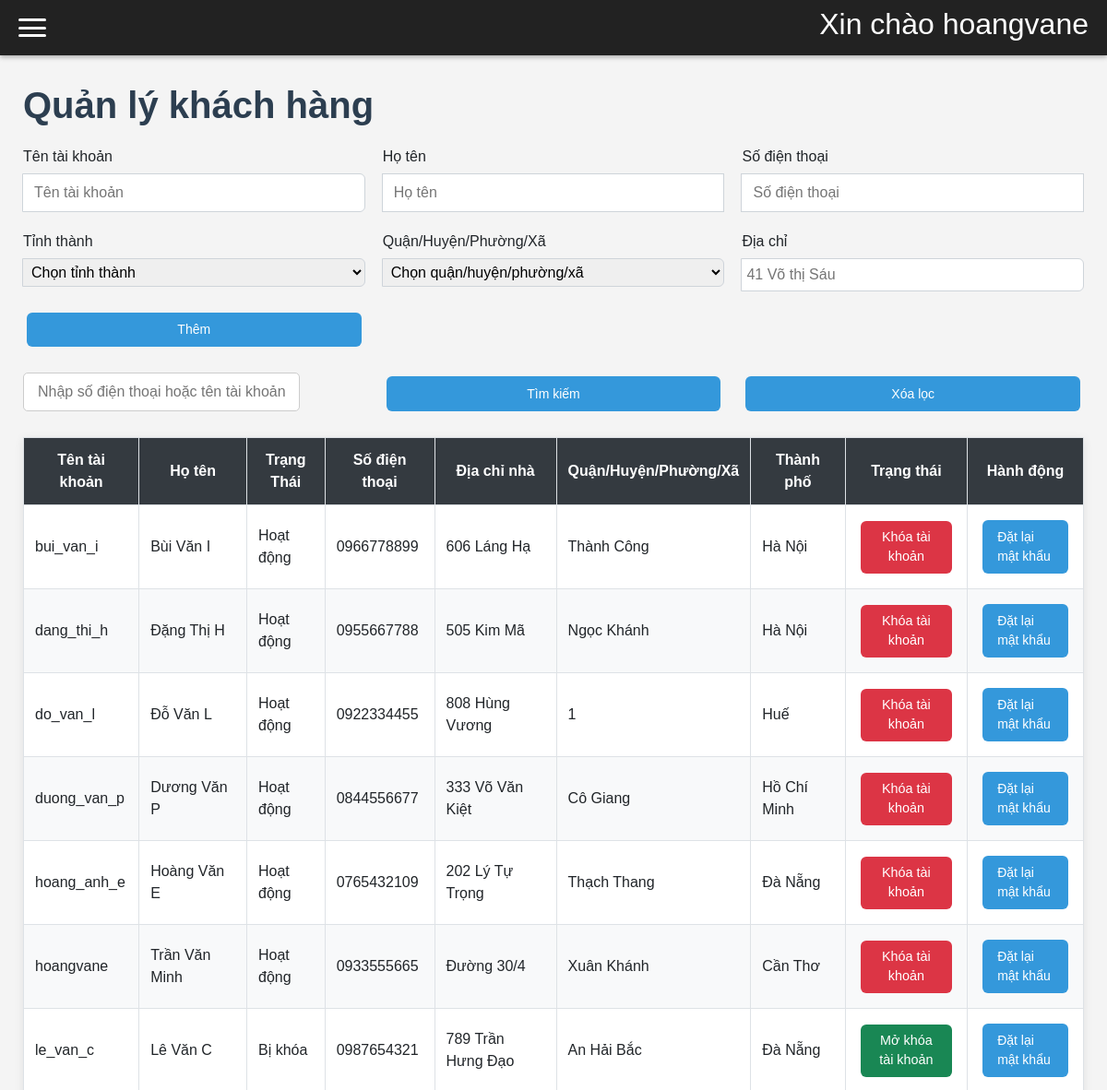
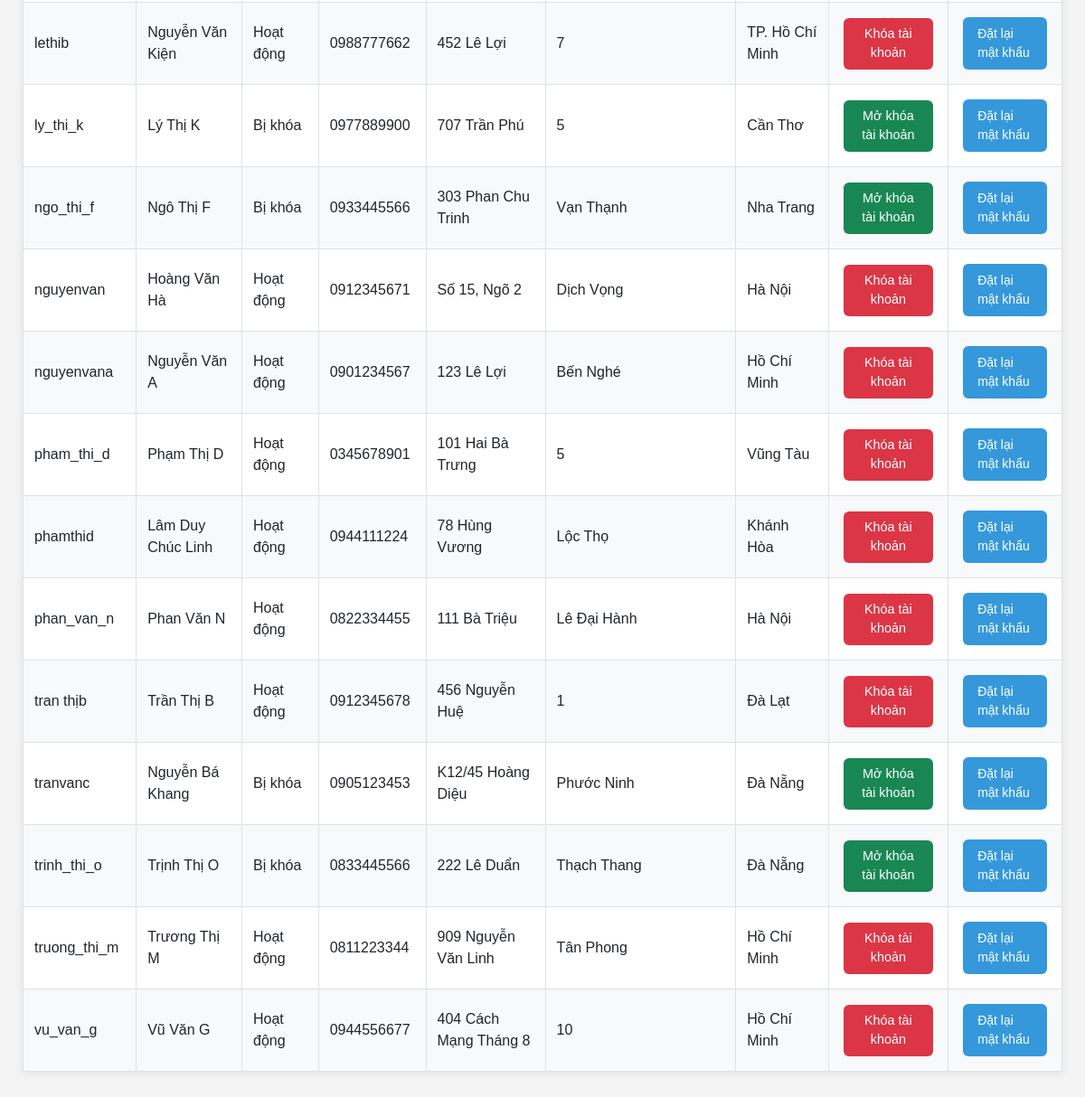
Page /admin.php?page=khachhang (signed in) on the committed database (2 pictures, top to bottom).
### tables this page shows
CREATE TABLE khachhang(
    username varchar(50) primary key not null unique,
    hoten varchar(50) not null,
    trangthaitk varchar(20) not null,
    SDT varchar (10) not null,
    diachinha varchar(225) not null,
    phuong varchar(255) not null,
    thanhpho varchar(255) not null,
    matkhau varchar(225) not null
);

### khachhang.php (the view, shortened to what this page needs)
<?php
require_once 'db.php';
?>
<!DOCTYPE html>
<html lang="vi">
<head>
     <link href="https://cdn.jsdelivr.net/npm/bootstrap@5.3.3/dist/css/bootstrap.min.css" rel="stylesheet">
</head>
<body>
        <h1>Quản lý khách hàng</h1>
    <form class='form-row' method='POST' id="formKhachHang" onsubmit="return validateAll()">
        <div class='input-group'>
            <label>Tên tài khoản</label>
            <input type='text' name='username' id='username' placeholder='Tên tài khoản' required>
        </div>
        <div class='input-group'>
            <label>Họ tên</label>
            <input type='text' name='hoten' id='hoten' placeholder='Họ tên' required>
        </div>
        <div class='input-group'>
            <label>Số điện thoại</label>
            <input id='sdt' type='text' name='sdt' placeholder='Số điện thoại' required>
        </div>
        <div class='input-group'>
            <label>Tỉnh thành</label>
            <select id='thanhpho' name='thanhpho' required style='padding:5px'>
                <option value=''>Chọn tỉnh thành</option>
            </select>
        </div>
        <div class='input-group'>
            <label>Quận/Huyện/Phường/Xã</label>
            <select id='phuong' name='phuong' required style='padding:5px'>
                <option value=''>Chọn quận/huyện/phường/xã</option>
            </select>
        </div>
        <div class='input-group'>
            <label>Địa chỉ</label>
            <input type='text' name='diachinha' placeholder='41 Võ thị Sáu' required style='padding:5px'>
        </div>
        <button type='submit' name='btn_them'  class="btn-filter" >Thêm</button>
    </form>
        <form method="GET" action="admin.php" class='form-row' onsubmit="event.preventDefault(); locKhachHang();">
            <div class='input-group'>
            <input type="text" name="search" id='input_search'
                placeholder="Nhập số điện thoại hoặc tên tài khoản..."
                value="<?php echo isset($_GET['search']) ? htmlspecialchars($_GET['search']) : ''; ?>"
                style="padding: 8px 15px; border: 1px solid #ccc; border-radius: 5px; width: 300px;">
            </div>
            <button type="submit" onclick="locKhachHang()" class="btn-filter">Tìm kiếm</button>
            <a href="admin.php?page=khachhang"
            class="btn-filter"
            style="text-decoration: none; display: inline-flex; align-items: center; justify-content: center; height: 38px; min-width: 80px; vertical-align: middle;">
            Xóa lọc
            </a>
        </form>
    <?php
    $sql = "SELECT * FROM khachhang";
    $rs = mysqli_query($conn, $sql);
?>
<table id="main-table">
    <thead>
        <tr>
            <th>Tên tài khoản</th>
            <th>Họ tên</th>
            <th>Trạng Thái</th>
            <th>Số điện thoại</th>
            <th>Địa chỉ nhà</th>
            <th>Quận/Huyện/Phường/Xã</th>
            <th>Thành phố</th>
            <th>Trạng thái</th>
            <th>Hành động</th>
        </tr>
    </thead>
    <tbody id="table-body">
    <?php while ($row = mysqli_fetch_assoc($rs)):
        $isLocked = ($row['trangthaitk'] == 'Bị khóa');
        $btn_lock_logic = $isLocked
            ? "<a href='admin.php?page=khachhang&action=mo&id={$row['username']}' onclick=\"return confirm('Mở khóa?')\" class='btn btn-unlock'>Mở khóa tài khoản</a>"
            : "<a href='admin.php?page=khachhang&action=khoa&id={$row['username']}' onclick=\"return confirm('Khóa?')\" class='btn btn-lock'>Khóa tài khoản</a>";
    ?>
        <tr>
            <td data-label="Tên tài khoản"><?php echo $row['username']; ?></td>
            <td data-label="Họ tên"><?php echo $row['hoten']; ?></td>
            <td data-label="Trạng thái tài khoản"><?php echo $row['trangthaitk']; ?></td>
            <td data-label="Số điện thoại"><?php echo $row['SDT']; ?></td>
            <td data-label="Địa chỉ nhà"><?php echo $row['diachinha']; ?></td>
            <td data-label="Quận/Huyện"><?php echo $row['phuong']; ?></td>
            <td data-label="Thành phố"><?php echo $row['thanhpho']; ?></td>
            <td data-label="Khóa/Mở"><?php echo $btn_lock_logic; ?></td>
            <td data-label="Mật khẩu">
                <a href="admin.php?page=khachhang&action=reset&id=<?php echo $row['username']; ?>" onclick="return confirm('Đặt lại mật khẩu?')" class="btn-filter">Đặt lại mật khẩu</a>
            </td>
        </tr>
    <?php endwhile; ?>
    </tbody>
</table>

### admin.php (style rules this page uses)
* { margin: 0; padding: 0; box-sizing: border-box; }
body { font-family: Arial, sans-serif; background: #f4f4f4; min-height: 100vh; }

### khachhang.php (style rules this page uses)
body { font-family: Arial, sans-serif; background: #f4f4f4; min-height: 100vh; }
h1 { color: #2c3e50; margin-bottom: 20px; font-weight: bold; }
.form-row { display: grid; grid-template-columns: repeat(auto-fit, minmax(280px, 1fr)); gap: 1.2rem; margin-bottom: 1.5rem; }
.input-group { display: flex; flex-direction: column; }
.input-group label { margin-bottom: 0.4rem; font-weight: 500; }
.input-group input, .input-group select { padding: 8px 12px; border: 1px solid #ced4da; border-radius: 6px; font-size: 1rem; }
.btn-filter { display:inline-block; padding:8px 16px; background:#3498db; color:white; border-radius:6px; text-decoration:none; font-size:14px; transition:0.2s; border:none; cursor:pointer; }
.btn-lock { background: #dc3545; color: white; padding: 6px 12px; border-radius: 6px; text-decoration: none; font-size: 0.9rem; }
.btn-unlock { background: #198754; color: white; padding: 6px 12px; border-radius: 6px; text-decoration: none; font-size: 0.9rem; }
.btn-filter, .btn-lock, .btn-unlock { display: inline-block; margin: 4px; }
table { width: 100%; border-collapse: collapse; background: white; box-shadow: 0 2px 10px rgba(0,0,0,0.08); margin-top: 1.5rem; }
table th, table td { padding: 12px; text-align: left; border: 1px solid #dee2e6; }
table th { background: #343a40; color: white; text-align: center; }
table tr:nth-child(even) { background: #f8f9fa; }

### rows in the picture
khachhang: username "bui_van_i", hoten "Bùi Văn I", trangthaitk "Hoạt động", SDT "0966778899", diachinha "606 Láng Hạ", phuong "Thành Công", thanhpho "Hà Nội"
khachhang: username "dang_thi_h", hoten "Đặng Thị H", trangthaitk "Hoạt động", SDT "0955667788", diachinha "505 Kim Mã", phuong "Ngọc Khánh", thanhpho "Hà Nội"
khachhang: username "do_van_l", hoten "Đỗ Văn L", trangthaitk "Hoạt động", SDT "0922334455", diachinha "808 Hùng Vương", phuong "1", thanhpho "Huế"
khachhang: username "duong_van_p", hoten "Dương Văn P", trangthaitk "Hoạt động", SDT "0844556677", diachinha "333 Võ Văn Kiệt", phuong "Cô Giang", thanhpho "Hồ Chí Minh"
khachhang: username "hoang_anh_e", hoten "Hoàng Văn E", trangthaitk "Hoạt động", SDT "0765432109", diachinha "202 Lý Tự Trọng", phuong "Thạch Thang", thanhpho "Đà Nẵng"
khachhang: username "hoangvane", hoten "Trần Văn Minh", trangthaitk "Hoạt động", SDT "0933555665", diachinha "Đường 30/4", phuong "Xuân Khánh", thanhpho "Cần Thơ"
khachhang: username "le_van_c", hoten "Lê Văn C", trangthaitk "Bị khóa", SDT "0987654321", diachinha "789 Trần Hưng Đạo", phuong "An Hải Bắc", thanhpho "Đà Nẵng"
khachhang: username "lethib", hoten "Nguyễn Văn Kiện", trangthaitk "Hoạt động", SDT "0988777662", diachinha "452 Lê Lợi", phuong "7", thanhpho "TP. Hồ Chí Minh"
khachhang: username "ly_thi_k", hoten "Lý Thị K", trangthaitk "Bị khóa", SDT "0977889900", diachinha "707 Trần Phú", phuong "5", thanhpho "Cần Thơ"
khachhang: username "ngo_thi_f", hoten "Ngô Thị F", trangthaitk "Bị khóa", SDT "0933445566", diachinha "303 Phan Chu Trinh", phuong "Vạn Thạnh", thanhpho "Nha Trang"
khachhang: username "nguyenvan", hoten "Hoàng Văn Hà", trangthaitk "Hoạt động", SDT "0912345671", diachinha "Số 15, Ngõ 2", phuong "Dịch Vọng", thanhpho "Hà Nội"
khachhang: username "nguyenvana", hoten "Nguyễn Văn A", trangthaitk "Hoạt động", SDT "0901234567", diachinha "123 Lê Lợi", phuong "Bến Nghé", thanhpho "Hồ Chí Minh"
khachhang: username "pham_thi_d", hoten "Phạm Thị D", trangthaitk "Hoạt động", SDT "0345678901", diachinha "101 Hai Bà Trưng", phuong "5", thanhpho "Vũng Tàu"
khachhang: username "phamthid", hoten "Lâm Duy Chúc Linh", trangthaitk "Hoạt động", SDT "0944111224", diachinha "78 Hùng Vương", phuong "Lộc Thọ", thanhpho "Khánh Hòa"
khachhang: username "phan_van_n", hoten "Phan Văn N", trangthaitk "Hoạt động", SDT "0822334455", diachinha "111 Bà Triệu", phuong "Lê Đại Hành", thanhpho "Hà Nội"
khachhang: username "tran thịb", hoten "Trần Thị B", trangthaitk "Hoạt động", SDT "0912345678", diachinha "456 Nguyễn Huệ", phuong "1", thanhpho "Đà Lạt"
khachhang: username "tranvanc", hoten "Nguyễn Bá Khang", trangthaitk "Bị khóa", SDT "0905123453", diachinha "K12/45 Hoàng Diệu", phuong "Phước Ninh", thanhpho "Đà Nẵng"
khachhang: username "trinh_thi_o", hoten "Trịnh Thị O", trangthaitk "Bị khóa", SDT "0833445566", diachinha "222 Lê Duẩn", phuong "Thạch Thang", thanhpho "Đà Nẵng"
khachhang: username "truong_thi_m", hoten "Trương Thị M", trangthaitk "Hoạt động", SDT "0811223344", diachinha "909 Nguyễn Văn Linh", phuong "Tân Phong", thanhpho "Hồ Chí Minh"
khachhang: username "vu_van_g", hoten "Vũ Văn G", trangthaitk "Hoạt động", SDT "0944556677", diachinha "404 Cách Mạng Tháng 8", phuong "10", thanhpho "Hồ Chí Minh"

### other values in the picture
$_SESSION['admin'] "hoangvane"
